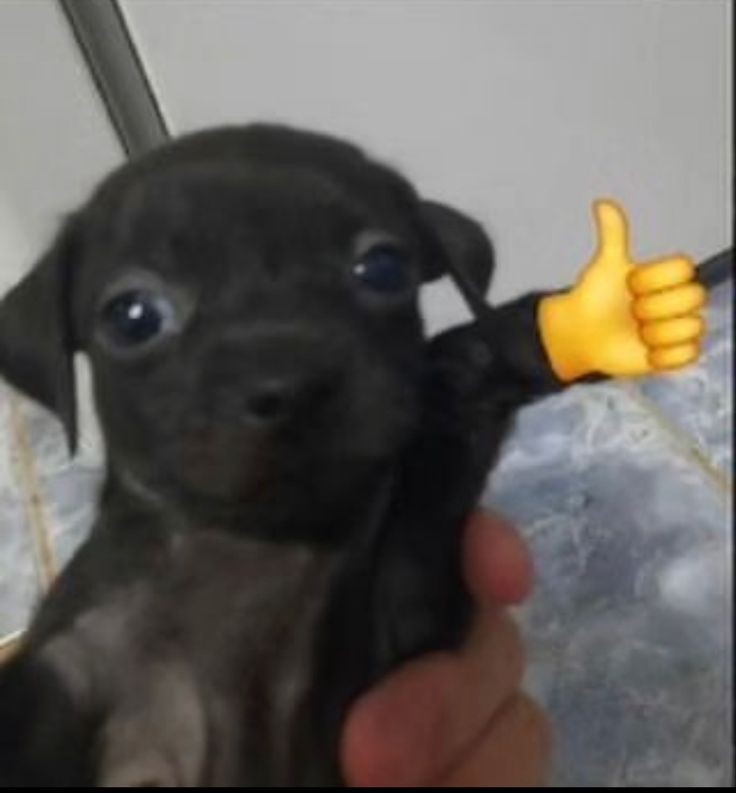
#> input picture data/banananelson.jpg, 736 x 793 px, found by its file name
$ python escala.py
#> lines starting #> are read from the running program, lines starting #| are printed output that depends on the picture
### utils/utils.py
from PIL import Image
import os
import numpy as np

cwd = os.getcwd()
INPUT_PATH = os.path.abspath(f"{cwd}/data")
OUTPUT_PATH = os.path.abspath(f"{cwd}/data_output")

def in_file(filename):
#> further down, img is the input picture: PIL image 736x793 RGB; mean R, G, B 98.3, 94.3, 89.7
    return os.path.join(INPUT_PATH, filename)

def out_file(filename):
    return os.path.join(OUTPUT_PATH, filename)

def show_vertical(img1, img2):
    im = Image.fromarray(np.hstack((np.array(img1), np.array(img2))))
    im.show()

def compare_images(img_one, img_two):
    first = Image.open(img_one)
    second = Image.open(img_two)

    show_vertical(first, second)


### escala_cinza/escala.py
import sys
import os
from PIL import Image
sys.path.append(os.path.abspath(os.path.join(os.path.dirname(__file__), '..', 'utils')))
from utils import in_file, out_file, compare_images

def avg_grayscale(colored_image):
    widht, height = colored_image.size
    gray_image = Image.new("RGB", (widht, height))
    for x in range(widht):
        for y in range(height):
            pxl = colored_image.getpixel((x, y))
            luminensce = (pxl[0] + pxl[1] + pxl[2])//3
            gray_image.putpixel((x, y), (luminensce, luminensce, luminensce))

    return gray_image


def grayscale(colored_image):
    widht, height = colored_image.size
#> widht = 736; height = 793
    gray_image = Image.new("RGB", (widht, height))
#> gray_image: PIL image 736x793 RGB; every value is 0
    for x in range(widht):
        for y in range(height):
            pxl = colored_image.getpixel((x, y))
            luminensce = int(0.3*pxl[0] + 0.59*pxl[1] + 0.11*pxl[2])
            gray_image.putpixel((x, y), (luminensce, luminensce, luminensce))
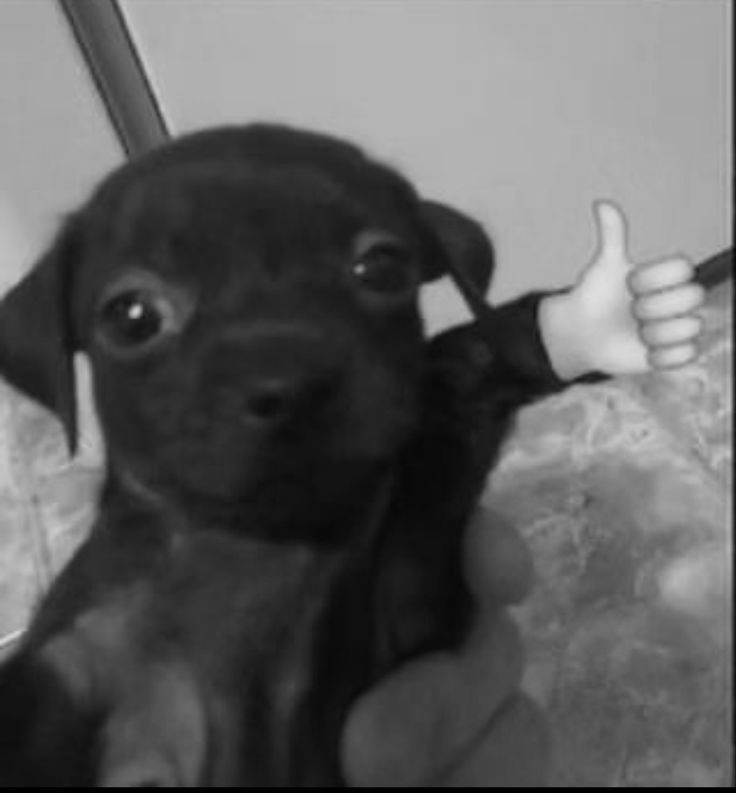
#> gray_image: PIL image 736x793 RGB; min 0, max 223, mean 94.6

    return gray_image

if __name__ == "__main__":
    img = Image.open(in_file("banananelson.jpg"))
    imgGrey = grayscale(img)
    imgGrey.save(out_file("banananelson-grey.jpg"))

    compare_images(
        in_file("banananelson.jpg"),
        out_file("banananelson-grey.jpg")
    )
#> in show_vertical, `im = Image.fromarray(np.hstack((np.array(img1), np.array(img2))))`:
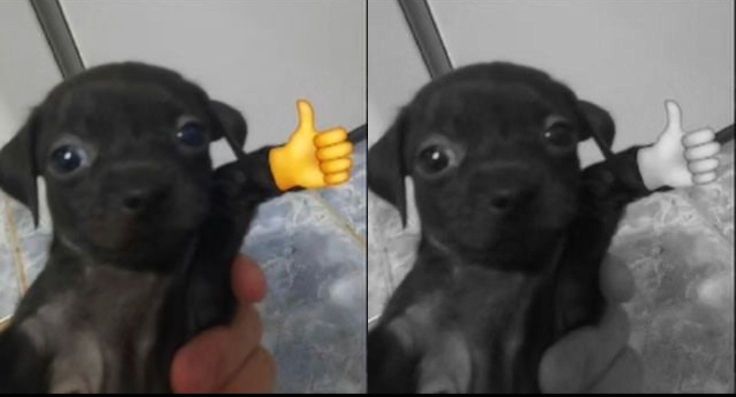
#> im: PIL image 1472x793 RGB (shown at 1/2 size); mean R, G, B 96.5, 94.5, 92.2

$ run again, with data/gus.jpg copied over data/banananelson.jpg
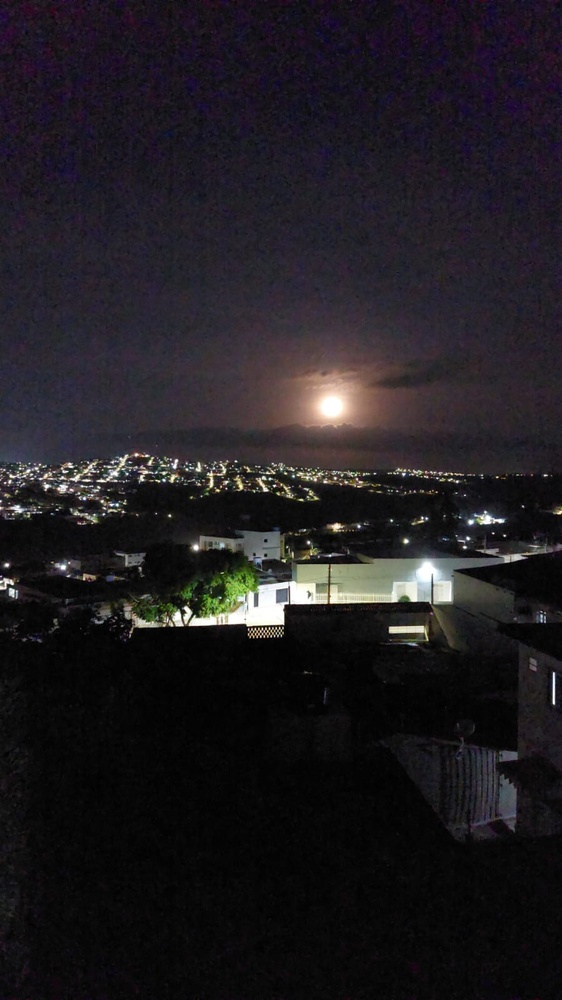
#> input picture data/gus.jpg, 562 x 1000 px, shrunk from 899 x 1599 before the run, found by its file name
#> img is the input picture: PIL image 562x1000 RGB; mean R, G, B 31.7, 28.6, 32.7
#> after the loop in grayscale, `for x in range(widht):`:
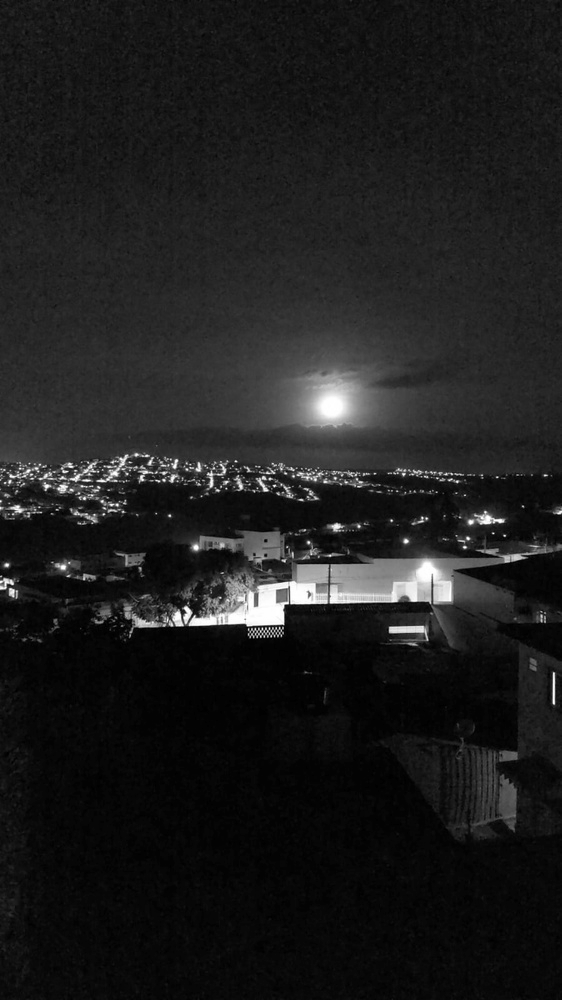
#> gray_image: PIL image 562x1000 RGB; min 0, max 255, mean 29.5
#> in show_vertical, `im = Image.fromarray(np.hstack((np.array(img1), np.array(img2))))`:
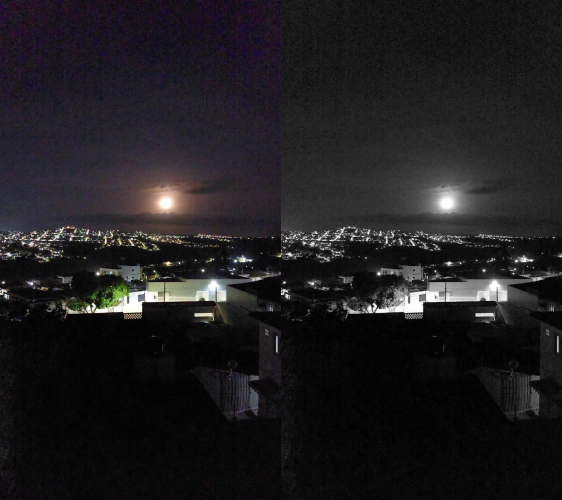
#> im: PIL image 1124x1000 RGB (shown at 1/2 size); mean R, G, B 30.6, 29.1, 31.1
